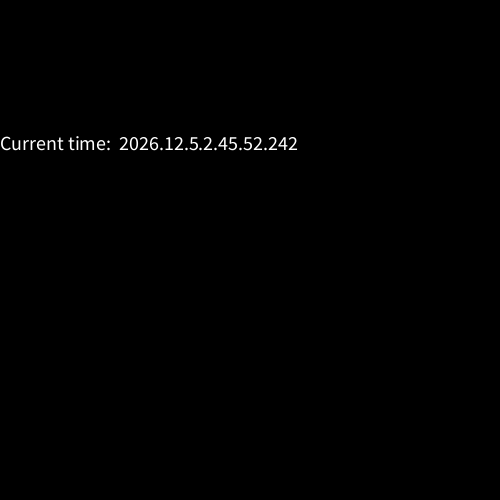
Frame 1 (no input)
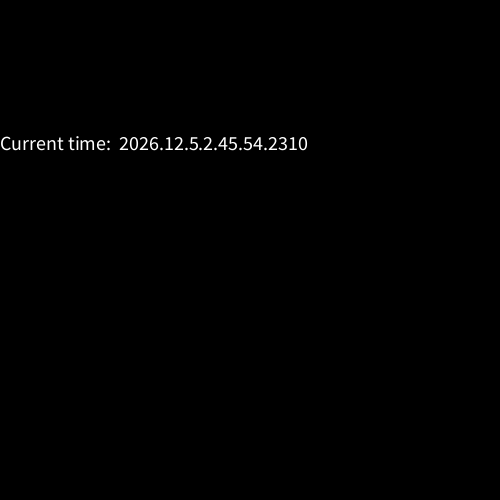
Frame 60 (the mouse pressed at the canvas centre just before this capture)
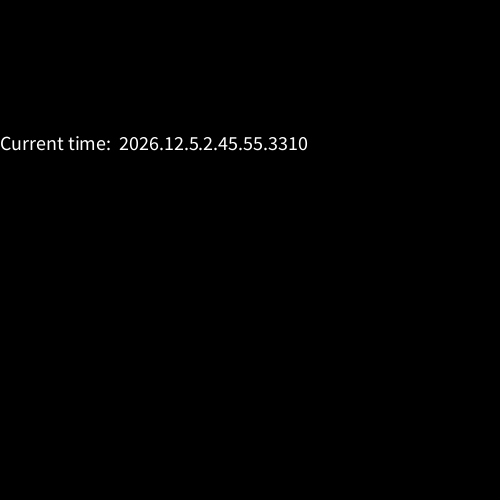
Frame 120 (the mouse held since frame 60 and released just before this capture)

The Processing sketch that drew these frames (run headless with seeded random() and noise(); from frame 60 on, the mouse is pressed at the canvas centre):

// Processing sketch: processing_65695
// ── processing_65695.pde





void setup(){
size(500,500);


}
void draw(){

  String time="Current time:  " + year()+"."+month()+"."+day()+"."+hour()+"."+minute()+"."+second()+"."+millis();
  background(0);
  textSize(20);
  text(time,0,150);
  
}
